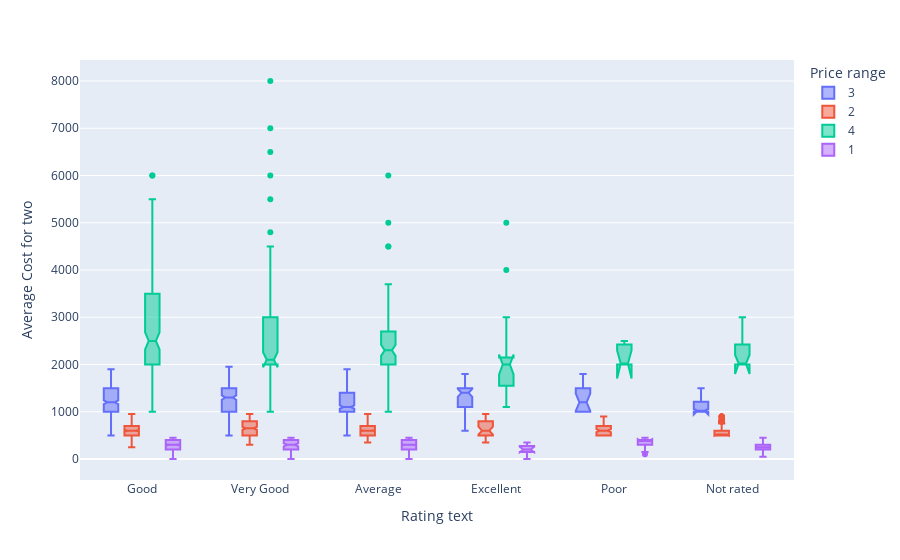

Here is the notebook cell this chart was saved with:
### Markdown cell above
* Observation : There is not much correlation between the variables.

### Code cell
# Box plot of Rating text and Average Cost for two

px.box(zomato_india, x="Rating text", y="Average Cost for two", color="Price range", notched=True)

### Figure 1 — Plotly figure (JSON) as saved in the notebook; plotly's stock layout.template omitted (floating-point values rounded to 4 significant figures; data arrays with more than 128 entries replaced by an {"elided": "..."} marker saying what was removed)
{"data": [{"alignmentgroup": "True", "hovertemplate": "Price range=3<br>Rating text=%{x}<br>Average Cost for two=%{y}<extra></extra>", "legendgroup": "3", "marker": {"color": "#636efa"}, "name": "3", "notched": true, "offsetgroup": "3", "orientation": "v", "showlegend": true, "type": "box", "x": {"elided": "1111 str values"}, "x0": " ", "xaxis": "x", "y": {"elided": "1111 int values"}, "y0": " ", "yaxis": "y"}, {"alignmentgroup": "True", "hovertemplate": "Price range=2<br>Rating text=%{x}<br>Average Cost for two=%{y}<extra></extra>", "legendgroup": "2", "marker": {"color": "#EF553B"}, "name": "2", "notched": true, "offsetgroup": "2", "orientation": "v", "showlegend": true, "type": "box", "x": {"elided": "2858 str values"}, "x0": " ", "xaxis": "x", "y": {"elided": "2858 int values"}, "y0": " ", "yaxis": "y"}, {"alignmentgroup": "True", "hovertemplate": "Price range=4<br>Rating text=%{x}<br>Average Cost for two=%{y}<extra></extra>", "legendgroup": "4", "marker": {"color": "#00cc96"}, "name": "4", "notched": true, "offsetgroup": "4", "orientation": "v", "showlegend": true, "type": "box", "x": {"elided": "388 str values"}, "x0": " ", "xaxis": "x", "y": {"elided": "388 int values"}, "y0": " ", "yaxis": "y"}, {"alignmentgroup": "True", "hovertemplate": "Price range=1<br>Rating text=%{x}<br>Average Cost for two=%{y}<extra></extra>", "legendgroup": "1", "marker": {"color": "#ab63fa"}, "name": "1", "notched": true, "offsetgroup": "1", "orientation": "v", "showlegend": true, "type": "box", "x": {"elided": "4295 str values"}, "x0": " ", "xaxis": "x", "y": {"elided": "4295 int values"}, "y0": " ", "yaxis": "y"}], "layout": {"boxmode": "group", "legend": {"title": {"text": "Price range"}, "tracegroupgap": 0}, "margin": {"t": 60}, "xaxis": {"anchor": "y", "domain": [0, 1], "title": {"text": "Rating text"}}, "yaxis": {"anchor": "x", "domain": [0, 1], "title": {"text": "Average Cost for two"}}}}
